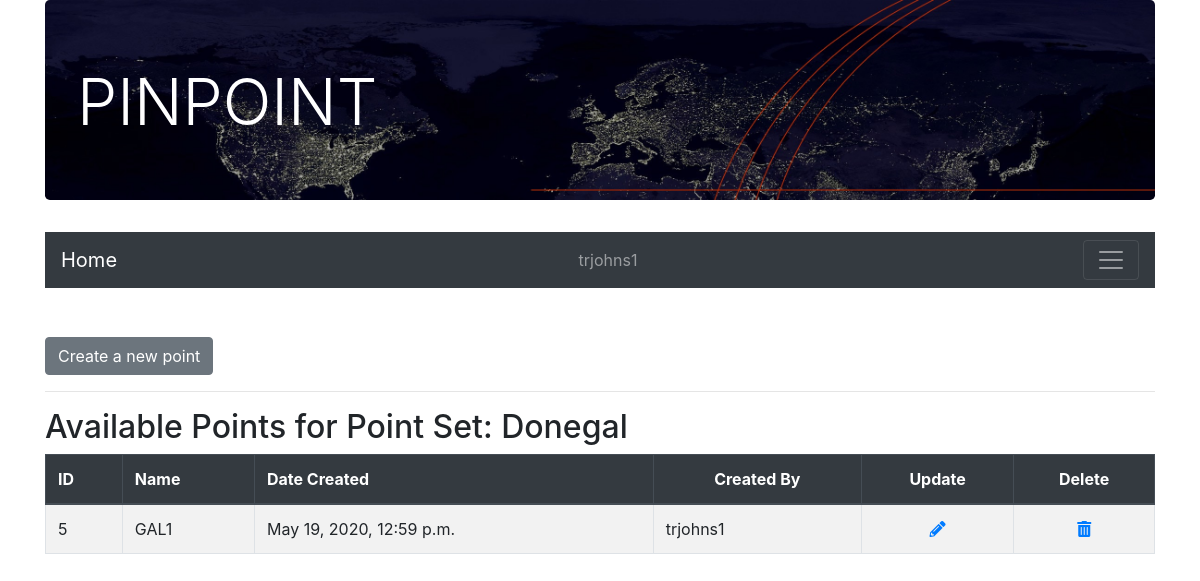
The page /pinpoint/point/point_list/?id=3 (signed in) on the database its author committed.
### pinpoint/models.py (models this page shows, shortened)
class Pointset(models.Model):
    name = models.CharField(max_length=200)
    creation_date = models.DateTimeField('date created')
    created_by = models.CharField(max_length=128)
    def __str__(self):
        return self.name

class Point(models.Model):
    pointset = models.ForeignKey(Pointset, on_delete=models.CASCADE)
    name = models.CharField(max_length=200)
    latitude = models.FloatField(null=True, blank=True, default=None)
    longitude = models.FloatField(null=True, blank=True, default=None)
    creation_date = models.DateTimeField('date created')
    created_by = models.CharField(max_length=128)

### pinpoint/views.py (the view)
# urls.py: path('point/point_list/', PointListView.as_view(), name='point_list'),
class PointListView(LoginRequiredMixin, View):
    def get(self, request):
        points = Point.objects.filter(pointset=request.GET['id'])
        pointset_name = Pointset.objects.get(pk=request.GET['id'])
        context = {
            'points': points,
            'pointset': request.GET['id'],
            'pointset_name': pointset_name
        }
        return render(request, 'pinpoint/point_list.html', context)

### pinpoint/templates/pinpoint/point_list.html
{% extends 'pinpoint/base.html' %}
    {% block content %}
    <br>
    <a href="{% url 'point_create'%}?id={{ pointset }}" class="btn btn-secondary">Create a new point </a>
    <hr>
    <h2>Available Points for Point Set: {{ pointset_name }}</h2>
    <div class="table-responsive">
        <table id="list_table" class="table table-striped table-bordered table-hover">
            <thead class="thead-dark">
                <tr>
                    <th>ID</th>
                    <th>Name</th>
                    <th>Date Created</th>
                    <th class="text-center">Created By</th>
                    <th class="text-center">Update</th>
                    <th class="text-center">Delete</th>
                </tr>
            </thead>
            {% for point in points %}
                <tr>
                    <td>{{ point.id }}</td>
                    <td>{{ point.name }}</td>
                    <td>{{ point.creation_date }}</td>
                    <td>{{ point.created_by }}</td>
                    <td class="text-center"><a href="{% url 'point_update' %}?id={{ point.id }}"><i class="fas fa-pencil-alt"></i></a></td>
                    <td class="text-center"><a href="{% url 'point_delete' %}?id={{ point.id }}"><i class="fas fa-trash-alt"></i></a></td>
                </tr>
            {% endfor %}
        </table>
    </div>
    {% endblock %}

### pinpoint/templates/pinpoint/base.html (shortened to what this page needs)
<!doctype html>
{% load static %}
<html lang="en">
<head>
  <link rel="stylesheet" href="https://stackpath.bootstrapcdn.com/bootstrap/4.5.0/css/bootstrap.min.css">
  <link rel="stylesheet" href="https://use.fontawesome.com/releases/v5.7.0/css/all.css">
  <link rel="stylesheet" href="{% static 'pinpoint/css/custom.css' %}">
</head>
<body>
  <div class="container">
    <div class="row">
      <div class="col">
        <div class="jumbotron" style="background-image: url({% static 'pinpoint/img/night-map-fx1.jpg' %});">
          <h1 class="display-4" id="headline">PINPOINT</h1>
        </div>
        <nav class="navbar bg-dark navbar-dark">
          <a class="navbar-brand" href="{% url 'pointset_list' %}">Home</a>
          {% if user.is_authenticated %}
            <span class="navbar-text">
              {{ user.username }}
            </span>
          {% endif %}
          <button class="navbar-toggler" type="button" data-toggle="collapse" data-target="#collapsibleNavbar">
            <span class="navbar-toggler-icon"></span>
          </button>
        </nav>
        {% block content %}
        {% endblock %}
      </div>
    </div>
  </div>
</body>
</html>

### pinpoint/static/pinpoint/css/custom.css (style rules this page uses)
.jumbotron { background-size: cover; height: 200px; }
.navbar { margin-bottom: 25px; }
#headline { color: white; font-size: 4em; }

### rows shown on the page
Pointset: name "Donegal"
Point: id "5", name "GAL1", creation_date "May 19, 2020, 12:59 p.m.", created_by "trjohns1"

### other values the page prints
{{ user.username }} "trjohns1"
